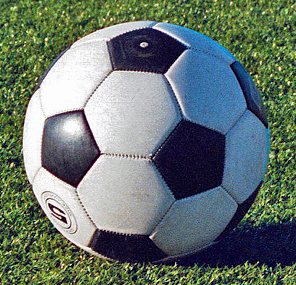
#> input picture 算法组/Week2/chenjialiang/data/ball1_clear.jpg, 296 x 285 px, given as the content of the folder data/images, which was not available
$ python task1_basics.py
#> lines starting #> are read from the running program, lines starting #| are printed output that depends on the picture; pictures that were not available may be replaced by others from this repository, and a replacement may not be noted
# -*- coding: utf-8 -*-
"""
任务一：图像基础操作
运行: python src/task1_basics.py
说明: 自动处理 data/images/ 下所有 png/jpg 图片，结果保存到 outputs/task1/
"""
import os
import cv2
import numpy as np

IMAGE_DIR = os.path.join("data", "images")
OUTPUT_DIR = os.path.join("outputs", "task1")


def save_compare(img, scaled, crop, gray, name):
    """把原图/缩放/裁剪/灰度统一高度后横向拼接，便于对比前后变化。"""
    def fit(g, th=220):
        r = th / g.shape[0]
        return cv2.resize(g, (int(g.shape[1] * r), th))

    def to_bgr(g):
        return cv2.cvtColor(g, cv2.COLOR_GRAY2BGR)

    parts = [fit(img, 220), fit(scaled, 220), fit(crop, 220), fit(to_bgr(gray), 220)]
    compare = np.hstack(parts)
    cv2.imwrite(os.path.join(OUTPUT_DIR, f"{name}_compare.png"), compare)


def process_one(path):
#> called with path = 'data/images/ball1_clear.jpg'
    name = os.path.splitext(os.path.basename(path))[0]
    img = cv2.imread(path)
#> img is the input picture: shape (285, 296, 3); mean B, G, R 111, 117.3, 104
    if img is None:
        print(f"[FAIL] cannot read: {path}")
        return False

    h, w, c = img.shape
#> h = 285; w = 296; c = 3
    print(f"[{name}] size = {w} x {h}, channels = {c}")
#| [ball1_clear] size = 296 x 285, channels = 3

    # 1) 缩放为原来的 3/4
    scaled = cv2.resize(img, (w*3 // 4, h*3 // 4), interpolation=cv2.INTER_AREA)
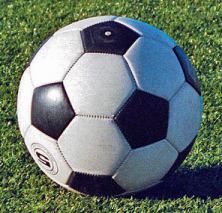
#> scaled: shape (213, 222, 3); mean B, G, R 111, 117.3, 104
    # 2) 裁剪中心 50% 区域（行 0~h/2，列 0~w/2）
    crop = img[0: h // 2, 0: w // 2]
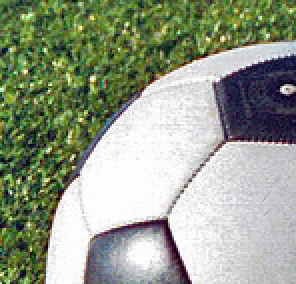
#> crop: shape (142, 148, 3) (shown 2 times larger); mean B, G, R 138, 156.9, 148.3
    # 3) 灰度转换
    gray = cv2.cvtColor(img, cv2.COLOR_BGR2GRAY)
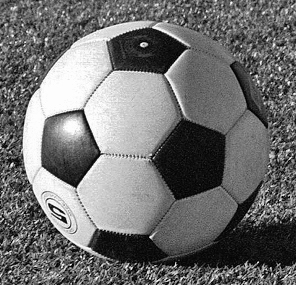
#> gray: shape (285, 296); min 0, max 255, mean 112.6

    # 保存全部结果
    cv2.imwrite(os.path.join(OUTPUT_DIR, f"{name}_orig.png"), img)
    cv2.imwrite(os.path.join(OUTPUT_DIR, f"{name}_scaled.png"), scaled)
    cv2.imwrite(os.path.join(OUTPUT_DIR, f"{name}_crop.png"), crop)
    cv2.imwrite(os.path.join(OUTPUT_DIR, f"{name}_gray.png"), gray)
    save_compare(img, scaled, crop, gray, name)
#> call 2 of fit, with th = 220
#> in fit (call 2), `r = th / g.shape[0]`: r = 1.03
#> in fit (call 2), `return cv2.resize(g, (int(g.shape[1] * r), th))`:
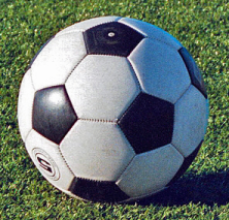
#> returned value: shape (220, 229, 3); mean of channels 0, 1, 2 110.8, 117.2, 103.9; drawn as B, G, R
#> call 3 of fit, with th = 220
#> in fit (call 3), `r = th / g.shape[0]`: r = 1.55
#> in fit (call 3), `return cv2.resize(g, (int(g.shape[1] * r), th))`:
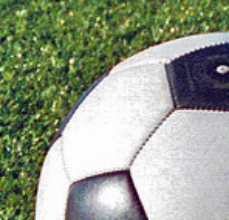
#> returned value: shape (220, 229, 3); mean of channels 0, 1, 2 137.9, 156.8, 148.2; drawn as B, G, R
#> call 4 of fit, with th = 220
#> in fit (call 4), `r = th / g.shape[0]`: r = 0.772
#> in fit (call 4), `return cv2.resize(g, (int(g.shape[1] * r), th))`:
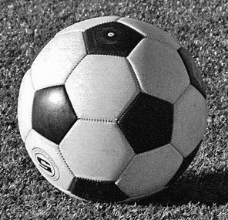
#> returned value: shape (220, 228, 3); min 2, max 254, mean 112.5
#> in save_compare, `compare = np.hstack(parts)`:
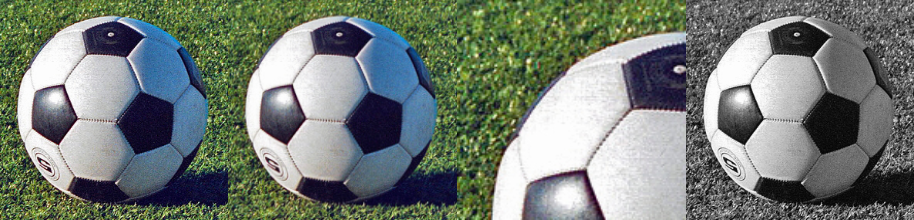
#> compare: shape (220, 914, 3); mean of channels 0, 1, 2 118, 126, 117.1; drawn as B, G, R

    # 重新读取验证
    check = [
        cv2.imread(os.path.join(OUTPUT_DIR, f"{name}_orig.png")),
        cv2.imread(os.path.join(OUTPUT_DIR, f"{name}_scaled.png")),
        cv2.imread(os.path.join(OUTPUT_DIR, f"{name}_crop.png")),
        cv2.imread(os.path.join(OUTPUT_DIR, f"{name}_gray.png")),
    ]
    ok = all(x is not None for x in check)
#> ok = True
    print(f"[{name}] saved & re-read: {'OK' if ok else 'FAILED'}")
#| [ball1_clear] saved & re-read: OK
    return ok


def main():
    os.makedirs(OUTPUT_DIR, exist_ok=True)
    exts = (".png", ".jpg", ".jpeg", ".bmp")
    files = sorted(f for f in os.listdir(IMAGE_DIR) if f.lower().endswith(exts))
    if not files:
        print(f"No images in {IMAGE_DIR}. Run src/make_test_images.py first.")
        return
    results = [process_one(os.path.join(IMAGE_DIR, f)) for f in files]
    print(f"\nDone: {sum(results)}/{len(results)} images processed.")
#| Done: 1/1 images processed.


if __name__ == "__main__":
    main()
